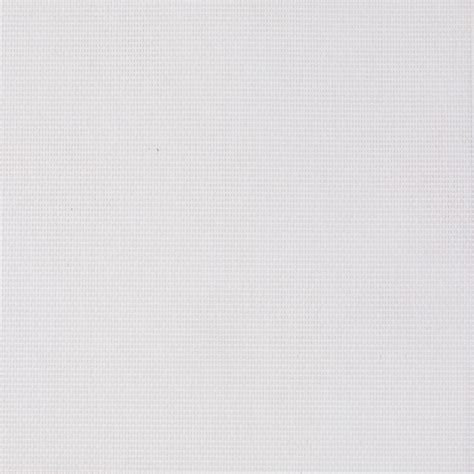
//> input picture TI/tp03/input/bright.jpeg, 474 x 474 px
$ ./tp3_exo2 ../input/bright.jpeg   (built with g++ and OpenCV 4)
//> lines starting //> are read from the running program, lines starting //| are printed output that depends on the picture; after the words box and inside, x2 and y2 are one past the last pixel; in counts of white or black regions, pixels touching at a corner belong together
#include <opencv2/core/core.hpp>
#include <opencv2/imgproc/imgproc.hpp>
#include <opencv2/highgui/highgui.hpp>

#include <iostream>


///////////////////////////////////////////////////////////////////////////////
unsigned char clamp_uchar(const int value){
  return std::min(std::max(value,0),255);
}

///////////////////////////////////////////////////////////////////////////////
cv::Mat computeHistogramGS(const cv::Mat &image)
{
  // create and initialize and 1d array of integers
  cv::Mat histogram(256,1,CV_32S,cv::Scalar(0));

  // compute the histogram
  for(int i=0; i<image.rows; ++i)
    for(int j=0; j<image.cols; ++j)
      histogram.at<int>(image.at<unsigned char>(i,j))++;

  return histogram;
}

cv::Mat computeCumulatedHistogramGS(const cv::Mat &imageGS) {
  cv::Mat cumulated(256,1,CV_32S,cv::Scalar(0));
  cv::Mat hist = computeHistogramGS(imageGS);

  int sum = 0;
  for (int i = 0; i <= 255; i++) {
    sum += hist.at<int>(i);
    cumulated.at<int>(i) = sum;
  }

  return cumulated;
}

//////////////////////////////////////////////////////////////////////////////////////////////////
cv::Mat histogramToImageGS(const cv::Mat &histogram)
{
  // create an image
  const unsigned int histoHeight = 100;
  cv::Mat histogramImage(histoHeight,256,CV_8U,cv::Scalar(0));

  // find the max value of the histogram
  double minValue,maxValue;
  cv::minMaxLoc(histogram, &minValue, &maxValue);

  // write the histogram lines
  for(int j=0; j<256; ++j)
    cv::line(histogramImage, cv::Point(j,histoHeight), cv::Point(j,histoHeight-(histoHeight*histogram.at<int>(j))/maxValue), cv::Scalar(255), 1);

  return histogramImage;
}

//////////////////////////////////////////////////////////////////////////////////////////////////
cv::Mat generateLUTplop(const cv::Mat &image){

  // create a LUT
  cv::Mat myLUT(256,1,CV_8U);

  // find min and max value
  double minValue,maxValue;
  cv::minMaxLoc(image, &minValue, &maxValue);

  // compute the normalized image LUT
  for(int i=minValue; i<256; i++)
    myLUT.at<unsigned char>(i) = clamp_uchar(i-minValue);

  return myLUT;
}


cv::Mat LUTimageNormalize(const cv::Mat &image) {
  cv::Mat lut(256, 1, CV_8U);

  double minValue,maxValue;
  cv::minMaxLoc(image, &minValue, &maxValue);

  for (int i = 0; i <= 255; i++) {
    const double dividend = 255 * (i - minValue);
    const double divisor = maxValue - minValue;
    lut.at<unsigned char>(i) = clamp_uchar(dividend / divisor);
  }

  return lut;
}

cv::Mat generateLUThistogramNormalize(const cv::Mat &imageGS) {
  cv::Mat lut(256, 1, CV_8U);
  cv::Mat hist = computeCumulatedHistogramGS(imageGS);

  for (int i = 0; i <= 255; i++) {
    lut.at<unsigned char>(i) = clamp_uchar((255. / (imageGS.cols * imageGS.rows)) * hist.at<int>(i));
  }

  return lut;
}

//////////////////////////////////////////////////////////////////////////////////////////////////
cv::Mat apply_LUT(const cv::Mat &image, const cv::Mat &lut){

  // make a copy of image
  cv::Mat finalImage;
  image.copyTo(finalImage);

  // aplly the LUT
  for(int i=0; i<image.rows; i++)
    for(int j=0; j<image.cols; j++)
      finalImage.at<unsigned char>(i,j) = lut.at<unsigned char>(image.at<unsigned char>(i,j));

  return finalImage;
}

//////////////////////////////////////////////////////////////////////////////////////////////////
int main(int argc, char ** argv)
{
  // check arguments
  if(argc != 2){
    std::cout << "usage: " << argv[0] << " image" << std::endl;
    return -1;
  }

  // load the input image
  std::cout << "load image ..." << std::endl;
  cv::Mat image = cv::imread(argv[1]);
//> image is the input picture: 474 rows x 474 cols, CV_8UC3; mean B, G, R 225.1, 223, 225.1
  if(image.empty()){
    std::cout << "error loading " << argv[1] << std::endl;
    return -1;
  }
  std::cout << "image size : " << image.cols << " x " << image.rows << std::endl;
//| image size : 474 x 474

  // convert the image to grayscale
  // cvtColor(image,image,CV_BGR2GRAY);
  cvtColor(image,image,cv::COLOR_BGR2GRAY);
//> image: 474 rows x 474 cols, CV_8UC1


  // display an image
  std::cout << "appuyer sur une touche ..." << std::endl;
  cv::imshow("image", image);
  cv::imshow("histogramme", histogramToImageGS(computeHistogramGS(image)));
//> after the loop in computeHistogramGS, `for(int i=0; i<image.rows; ++i)`: histogram = 256 values, max 17572 at index 224, min 0 at index 0, mean 877.6
//> in histogramToImageGS, `cv::minMaxLoc(histogram, &minValue, &maxValue);`: minValue = 0; maxValue = 17572
//> after the loop in histogramToImageGS, `for(int j=0; j<256; ++j)`:
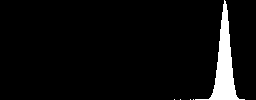
//> histogramImage: 100 rows x 256 cols, CV_8UC1; 5.1% white; 5 white regions (4 under 20 px), largest, box (x1, y1, x2, y2) and area: (195, 0, 245, 100) 1310
  cv::waitKey();

  // normalize the image
  // cv::Mat normalizeImage = apply_LUT(image,generateLUTplop(image));
  // cv::Mat normalizeImage = apply_LUT(image, LUTimageNormalize(image));
  cv::Mat normalizeImage = apply_LUT(image, generateLUThistogramNormalize(image));
//> in computeCumulatedHistogramGS, `cv::Mat hist = computeHistogramGS(imageGS);`: hist has the same summary as histogram in computeHistogramGS
//> after the loop in computeCumulatedHistogramGS, `for (int i = 0; i <= 255; i++)`: sum = 224676; cumulated = 256 values from 0 to 224676
//> after the loop in generateLUThistogramNormalize, `for (int i = 0; i <= 255; i++)`: lut = 256 values from 0 to 255
//> after the loop in apply_LUT, `for(int i=0; i<image.rows; i++)`:
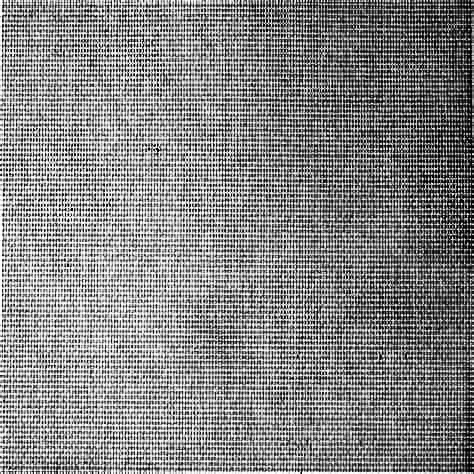
//> finalImage: 474 rows x 474 cols, CV_8UC1; min 0, max 255, mean 134.1

  // display an image
  std::cout << "appuyer sur une touche ..." << std::endl;
  cv::imshow("image", normalizeImage);
  cv::imshow("histogramme", histogramToImageGS(computeHistogramGS(normalizeImage)));
//> after the loop in histogramToImageGS (call 2), `for(int j=0; j<256; ++j)`:
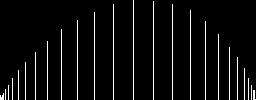
//> histogramImage: 100 rows x 256 cols, CV_8UC1; 5.1% white in thin lines or dots
  cv::imshow("histogramme cumulé", histogramToImageGS(computeCumulatedHistogramGS(normalizeImage)));
//> the loop in computeCumulatedHistogramGS (call 2), `for (int i = 0; i <= 255; i++)` made 256 passes
//> sum on passes 1 to 3: 742, 1171, 1875
//> in histogramToImageGS (call 3), `cv::minMaxLoc(histogram, &minValue, &maxValue);`: minValue = 742; maxValue = 224676
//> after the loop in histogramToImageGS (call 3), `for(int j=0; j<256; ++j)`:
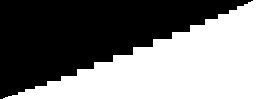
//> histogramImage: 100 rows x 256 cols, CV_8UC1; 48.1% white; 1 white region, box (x1, y1, x2, y2) and area: (0, 0, 256, 100) 12316
  cv::waitKey();

  return 1;
}
